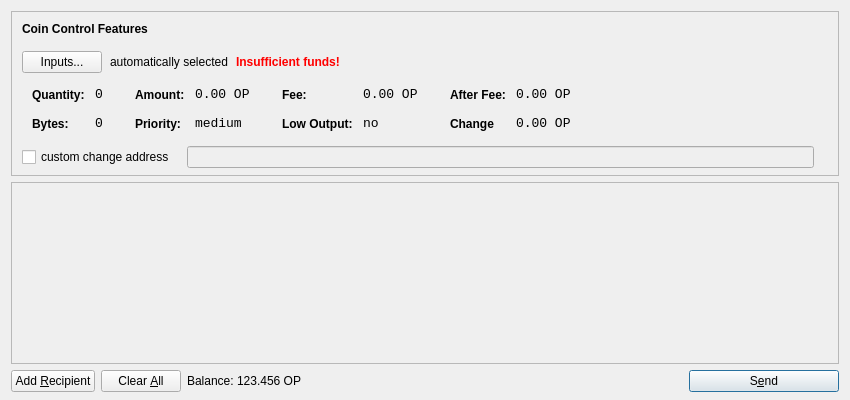
<?xml version="1.0" encoding="UTF-8"?>
<ui version="4.0">
 <class>SendCoinsDialog</class>
 <widget class="QDialog" name="SendCoinsDialog">
  <property name="geometry">
   <rect>
    <x>0</x>
    <y>0</y>
    <width>850</width>
    <height>400</height>
   </rect>
  </property>
  <property name="windowTitle">
   <string>Send Coins</string>
  </property>
  <layout class="QVBoxLayout" name="verticalLayout" stretch="0,1,0">
   <property name="bottomMargin">
    <number>8</number>
   </property>
   <item>
    <widget class="QFrame" name="frameCoinControl">
     <property name="sizePolicy">
      <sizepolicy hsizetype="Expanding" vsizetype="Expanding">
       <horstretch>0</horstretch>
       <verstretch>0</verstretch>
      </sizepolicy>
     </property>
     <property name="maximumSize">
      <size>
       <width>16777215</width>
       <height>16777215</height>
      </size>
     </property>
     <property name="frameShape">
      <enum>QFrame::StyledPanel</enum>
     </property>
     <property name="frameShadow">
      <enum>QFrame::Sunken</enum>
     </property>
     <layout class="QVBoxLayout" name="verticalLayoutCoinControl2">
      <property name="spacing">
       <number>-1</number>
      </property>
      <property name="leftMargin">
       <number>0</number>
      </property>
      <property name="topMargin">
       <number>0</number>
      </property>
      <property name="rightMargin">
       <number>0</number>
      </property>
      <property name="bottomMargin">
       <number>6</number>
      </property>
      <item>
       <layout class="QVBoxLayout" name="verticalLayoutCoinControl" stretch="0,0,0,0,1">
        <property name="spacing">
         <number>0</number>
        </property>
        <property name="leftMargin">
         <number>10</number>
        </property>
        <property name="topMargin">
         <number>10</number>
        </property>
        <item>
         <layout class="QHBoxLayout" name="horizontalLayoutCoinControl1">
          <property name="bottomMargin">
           <number>15</number>
          </property>
          <item>
           <widget class="QLabel" name="labelCoinControlFeatures">
            <property name="sizePolicy">
             <sizepolicy hsizetype="Preferred" vsizetype="Maximum">
              <horstretch>0</horstretch>
              <verstretch>0</verstretch>
             </sizepolicy>
            </property>
            <property name="font">
             <font>
              <weight>75</weight>
              <bold>true</bold>
             </font>
            </property>
            <property name="styleSheet">
             <string notr="true">font-weight:bold;</string>
            </property>
            <property name="text">
             <string>Coin Control Features</string>
            </property>
           </widget>
          </item>
         </layout>
        </item>
        <item>
         <layout class="QHBoxLayout" name="horizontalLayoutCoinControl2" stretch="0,0,0,0">
          <property name="spacing">
           <number>8</number>
          </property>
          <property name="bottomMargin">
           <number>10</number>
          </property>
          <item>
           <widget class="QPushButton" name="pushButtonCoinControl">
            <property name="styleSheet">
             <string notr="true"/>
            </property>
            <property name="text">
             <string>Inputs...</string>
            </property>
           </widget>
          </item>
          <item>
           <widget class="QLabel" name="labelCoinControlAutomaticallySelected">
            <property name="text">
             <string>automatically selected</string>
            </property>
            <property name="margin">
             <number>5</number>
            </property>
           </widget>
          </item>
          <item>
           <widget class="QLabel" name="labelCoinControlInsuffFunds">
            <property name="font">
             <font>
              <weight>75</weight>
              <bold>true</bold>
             </font>
            </property>
            <property name="styleSheet">
             <string notr="true">color:red;font-weight:bold;</string>
            </property>
            <property name="text">
             <string>Insufficient funds!</string>
            </property>
            <property name="margin">
             <number>5</number>
            </property>
           </widget>
          </item>
          <item>
           <spacer name="horizontalSpacerCoinControl">
            <property name="orientation">
             <enum>Qt::Horizontal</enum>
            </property>
            <property name="sizeHint" stdset="0">
             <size>
              <width>40</width>
              <height>1</height>
             </size>
            </property>
           </spacer>
          </item>
         </layout>
        </item>
        <item>
         <widget class="QWidget" name="widgetCoinControl" native="true">
          <property name="sizePolicy">
           <sizepolicy hsizetype="Preferred" vsizetype="Preferred">
            <horstretch>0</horstretch>
            <verstretch>0</verstretch>
           </sizepolicy>
          </property>
          <property name="minimumSize">
           <size>
            <width>0</width>
            <height>0</height>
           </size>
          </property>
          <property name="styleSheet">
           <string notr="true"/>
          </property>
          <layout class="QHBoxLayout" name="horizontalLayoutCoinControl5">
           <property name="margin">
            <number>0</number>
           </property>
           <item>
            <layout class="QHBoxLayout" name="horizontalLayoutCoinControl3" stretch="0,0,0,1">
             <property name="spacing">
              <number>20</number>
             </property>
             <property name="topMargin">
              <number>0</number>
             </property>
             <property name="bottomMargin">
              <number>10</number>
             </property>
             <item>
              <layout class="QFormLayout" name="formLayoutCoinControl1">
               <property name="horizontalSpacing">
                <number>10</number>
               </property>
               <property name="verticalSpacing">
                <number>14</number>
               </property>
               <property name="leftMargin">
                <number>10</number>
               </property>
               <property name="topMargin">
                <number>4</number>
               </property>
               <property name="rightMargin">
                <number>6</number>
               </property>
               <item row="0" column="0">
                <widget class="QLabel" name="labelCoinControlQuantityText">
                 <property name="styleSheet">
                  <string notr="true">font-weight:bold;</string>
                 </property>
                 <property name="text">
                  <string>Quantity:</string>
                 </property>
                 <property name="margin">
                  <number>0</number>
                 </property>
                </widget>
               </item>
               <item row="0" column="1">
                <widget class="QLabel" name="labelCoinControlQuantity">
                 <property name="font">
                  <font>
                   <family>Monospace</family>
                   <pointsize>10</pointsize>
                  </font>
                 </property>
                 <property name="cursor">
                  <cursorShape>IBeamCursor</cursorShape>
                 </property>
                 <property name="contextMenuPolicy">
                  <enum>Qt::ActionsContextMenu</enum>
                 </property>
                 <property name="text">
                  <string>0</string>
                 </property>
                 <property name="margin">
                  <number>0</number>
                 </property>
                 <property name="textInteractionFlags">
                  <set>Qt::LinksAccessibleByMouse|Qt::TextSelectableByKeyboard|Qt::TextSelectableByMouse</set>
                 </property>
                </widget>
               </item>
               <item row="1" column="0">
                <widget class="QLabel" name="labelCoinControlBytesText">
                 <property name="styleSheet">
                  <string notr="true">font-weight:bold;</string>
                 </property>
                 <property name="text">
                  <string>Bytes:</string>
                 </property>
                </widget>
               </item>
               <item row="1" column="1">
                <widget class="QLabel" name="labelCoinControlBytes">
                 <property name="font">
                  <font>
                   <family>Monospace</family>
                   <pointsize>10</pointsize>
                  </font>
                 </property>
                 <property name="cursor">
                  <cursorShape>IBeamCursor</cursorShape>
                 </property>
                 <property name="contextMenuPolicy">
                  <enum>Qt::ActionsContextMenu</enum>
                 </property>
                 <property name="text">
                  <string>0</string>
                 </property>
                 <property name="textInteractionFlags">
                  <set>Qt::LinksAccessibleByMouse|Qt::TextSelectableByKeyboard|Qt::TextSelectableByMouse</set>
                 </property>
                </widget>
               </item>
              </layout>
             </item>
             <item>
              <layout class="QFormLayout" name="formLayoutCoinControl2">
               <property name="horizontalSpacing">
                <number>10</number>
               </property>
               <property name="verticalSpacing">
                <number>14</number>
               </property>
               <property name="leftMargin">
                <number>6</number>
               </property>
               <property name="topMargin">
                <number>4</number>
               </property>
               <property name="rightMargin">
                <number>6</number>
               </property>
               <item row="0" column="0">
                <widget class="QLabel" name="labelCoinControlAmountText">
                 <property name="styleSheet">
                  <string notr="true">font-weight:bold;</string>
                 </property>
                 <property name="text">
                  <string>Amount:</string>
                 </property>
                 <property name="margin">
                  <number>0</number>
                 </property>
                </widget>
               </item>
               <item row="0" column="1">
                <widget class="QLabel" name="labelCoinControlAmount">
                 <property name="font">
                  <font>
                   <family>Monospace</family>
                   <pointsize>10</pointsize>
                  </font>
                 </property>
                 <property name="cursor">
                  <cursorShape>IBeamCursor</cursorShape>
                 </property>
                 <property name="contextMenuPolicy">
                  <enum>Qt::ActionsContextMenu</enum>
                 </property>
                 <property name="text">
                  <string>0.00 OP</string>
                 </property>
                 <property name="textInteractionFlags">
                  <set>Qt::LinksAccessibleByMouse|Qt::TextSelectableByKeyboard|Qt::TextSelectableByMouse</set>
                 </property>
                </widget>
               </item>
               <item row="1" column="0">
                <widget class="QLabel" name="labelCoinControlPriorityText">
                 <property name="styleSheet">
                  <string notr="true">font-weight:bold;</string>
                 </property>
                 <property name="text">
                  <string>Priority:</string>
                 </property>
                </widget>
               </item>
               <item row="1" column="1">
                <widget class="QLabel" name="labelCoinControlPriority">
                 <property name="font">
                  <font>
                   <family>Monospace</family>
                   <pointsize>10</pointsize>
                  </font>
                 </property>
                 <property name="cursor">
                  <cursorShape>IBeamCursor</cursorShape>
                 </property>
                 <property name="contextMenuPolicy">
                  <enum>Qt::ActionsContextMenu</enum>
                 </property>
                 <property name="text">
                  <string>medium</string>
                 </property>
                 <property name="textInteractionFlags">
                  <set>Qt::LinksAccessibleByMouse|Qt::TextSelectableByKeyboard|Qt::TextSelectableByMouse</set>
                 </property>
                </widget>
               </item>
              </layout>
             </item>
             <item>
              <layout class="QFormLayout" name="formLayoutCoinControl3">
               <property name="horizontalSpacing">
                <number>10</number>
               </property>
               <property name="verticalSpacing">
                <number>14</number>
               </property>
               <property name="leftMargin">
                <number>6</number>
               </property>
               <property name="topMargin">
                <number>4</number>
               </property>
               <property name="rightMargin">
                <number>6</number>
               </property>
               <item row="0" column="0">
                <widget class="QLabel" name="labelCoinControlFeeText">
                 <property name="styleSheet">
                  <string notr="true">font-weight:bold;</string>
                 </property>
                 <property name="text">
                  <string>Fee:</string>
                 </property>
                 <property name="margin">
                  <number>0</number>
                 </property>
                </widget>
               </item>
               <item row="0" column="1">
                <widget class="QLabel" name="labelCoinControlFee">
                 <property name="font">
                  <font>
                   <family>Monospace</family>
                   <pointsize>10</pointsize>
                  </font>
                 </property>
                 <property name="cursor">
                  <cursorShape>IBeamCursor</cursorShape>
                 </property>
                 <property name="contextMenuPolicy">
                  <enum>Qt::ActionsContextMenu</enum>
                 </property>
                 <property name="text">
                  <string>0.00 OP</string>
                 </property>
                 <property name="textInteractionFlags">
                  <set>Qt::LinksAccessibleByMouse|Qt::TextSelectableByKeyboard|Qt::TextSelectableByMouse</set>
                 </property>
                </widget>
               </item>
               <item row="1" column="0">
                <widget class="QLabel" name="labelCoinControlLowOutputText">
                 <property name="styleSheet">
                  <string notr="true">font-weight:bold;</string>
                 </property>
                 <property name="text">
                  <string>Low Output:</string>
                 </property>
                </widget>
               </item>
               <item row="1" column="1">
                <widget class="QLabel" name="labelCoinControlLowOutput">
                 <property name="font">
                  <font>
                   <family>Monospace</family>
                   <pointsize>10</pointsize>
                  </font>
                 </property>
                 <property name="cursor">
                  <cursorShape>IBeamCursor</cursorShape>
                 </property>
                 <property name="contextMenuPolicy">
                  <enum>Qt::ActionsContextMenu</enum>
                 </property>
                 <property name="text">
                  <string>no</string>
                 </property>
                 <property name="textInteractionFlags">
                  <set>Qt::LinksAccessibleByMouse|Qt::TextSelectableByKeyboard|Qt::TextSelectableByMouse</set>
                 </property>
                </widget>
               </item>
              </layout>
             </item>
             <item>
              <layout class="QFormLayout" name="formLayoutCoinControl4">
               <property name="horizontalSpacing">
                <number>10</number>
               </property>
               <property name="verticalSpacing">
                <number>14</number>
               </property>
               <property name="leftMargin">
                <number>6</number>
               </property>
               <property name="topMargin">
                <number>4</number>
               </property>
               <property name="rightMargin">
                <number>6</number>
               </property>
               <item row="0" column="0">
                <widget class="QLabel" name="labelCoinControlAfterFeeText">
                 <property name="styleSheet">
                  <string notr="true">font-weight:bold;</string>
                 </property>
                 <property name="text">
                  <string>After Fee:</string>
                 </property>
                 <property name="margin">
                  <number>0</number>
                 </property>
                </widget>
               </item>
               <item row="0" column="1">
                <widget class="QLabel" name="labelCoinControlAfterFee">
                 <property name="font">
                  <font>
                   <family>Monospace</family>
                   <pointsize>10</pointsize>
                  </font>
                 </property>
                 <property name="cursor">
                  <cursorShape>IBeamCursor</cursorShape>
                 </property>
                 <property name="contextMenuPolicy">
                  <enum>Qt::ActionsContextMenu</enum>
                 </property>
                 <property name="text">
                  <string>0.00 OP</string>
                 </property>
                 <property name="textInteractionFlags">
                  <set>Qt::LinksAccessibleByMouse|Qt::TextSelectableByKeyboard|Qt::TextSelectableByMouse</set>
                 </property>
                </widget>
               </item>
               <item row="1" column="0">
                <widget class="QLabel" name="labelCoinControlChangeText">
                 <property name="styleSheet">
                  <string notr="true">font-weight:bold;</string>
                 </property>
                 <property name="text">
                  <string>Change</string>
                 </property>
                </widget>
               </item>
               <item row="1" column="1">
                <widget class="QLabel" name="labelCoinControlChange">
                 <property name="font">
                  <font>
                   <family>Monospace</family>
                   <pointsize>10</pointsize>
                  </font>
                 </property>
                 <property name="cursor">
                  <cursorShape>IBeamCursor</cursorShape>
                 </property>
                 <property name="contextMenuPolicy">
                  <enum>Qt::ActionsContextMenu</enum>
                 </property>
                 <property name="text">
                  <string>0.00 OP</string>
                 </property>
                 <property name="textInteractionFlags">
                  <set>Qt::LinksAccessibleByMouse|Qt::TextSelectableByKeyboard|Qt::TextSelectableByMouse</set>
                 </property>
                </widget>
               </item>
              </layout>
             </item>
            </layout>
           </item>
          </layout>
         </widget>
        </item>
        <item>
         <layout class="QHBoxLayout" name="horizontalLayoutCoinControl4" stretch="0,0,0">
          <property name="spacing">
           <number>12</number>
          </property>
          <property name="sizeConstraint">
           <enum>QLayout::SetDefaultConstraint</enum>
          </property>
          <property name="topMargin">
           <number>5</number>
          </property>
          <property name="rightMargin">
           <number>5</number>
          </property>
          <item>
           <widget class="QCheckBox" name="checkBoxCoinControlChange">
            <property name="text">
             <string>custom change address</string>
            </property>
           </widget>
          </item>
          <item>
           <widget class="QLineEdit" name="lineEditCoinControlChange">
            <property name="enabled">
             <bool>false</bool>
            </property>
            <property name="sizePolicy">
             <sizepolicy hsizetype="Expanding" vsizetype="Fixed">
              <horstretch>0</horstretch>
              <verstretch>0</verstretch>
             </sizepolicy>
            </property>
           </widget>
          </item>
          <item>
           <widget class="QLabel" name="labelCoinControlChangeLabel">
            <property name="sizePolicy">
             <sizepolicy hsizetype="Preferred" vsizetype="Expanding">
              <horstretch>0</horstretch>
              <verstretch>0</verstretch>
             </sizepolicy>
            </property>
            <property name="minimumSize">
             <size>
              <width>0</width>
              <height>0</height>
             </size>
            </property>
            <property name="text">
             <string/>
            </property>
            <property name="margin">
             <number>3</number>
            </property>
           </widget>
          </item>
         </layout>
        </item>
        <item>
         <spacer name="verticalSpacerCoinControl">
          <property name="orientation">
           <enum>Qt::Vertical</enum>
          </property>
          <property name="sizeHint" stdset="0">
           <size>
            <width>800</width>
            <height>1</height>
           </size>
          </property>
         </spacer>
        </item>
       </layout>
      </item>
     </layout>
    </widget>
   </item>
   <item>
    <widget class="QScrollArea" name="scrollArea">
     <property name="widgetResizable">
      <bool>true</bool>
     </property>
     <widget class="QWidget" name="scrollAreaWidgetContents">
      <property name="geometry">
       <rect>
        <x>0</x>
        <y>0</y>
        <width>830</width>
        <height>165</height>
       </rect>
      </property>
      <layout class="QVBoxLayout" name="verticalLayout_2">
       <property name="margin">
        <number>0</number>
       </property>
       <item>
        <layout class="QVBoxLayout" name="entries">
         <property name="spacing">
          <number>6</number>
         </property>
        </layout>
       </item>
       <item>
        <spacer name="verticalSpacer">
         <property name="orientation">
          <enum>Qt::Vertical</enum>
         </property>
         <property name="sizeHint" stdset="0">
          <size>
           <width>20</width>
           <height>40</height>
          </size>
         </property>
        </spacer>
       </item>
      </layout>
     </widget>
    </widget>
   </item>
   <item>
    <layout class="QHBoxLayout" name="horizontalLayout">
     <item>
      <widget class="QPushButton" name="addButton">
       <property name="toolTip">
        <string>Send to multiple recipients at once</string>
       </property>
       <property name="text">
        <string>Add &amp;Recipient</string>
       </property>
       <property name="autoDefault">
        <bool>false</bool>
       </property>
      </widget>
     </item>
     <item>
      <widget class="QPushButton" name="clearButton">
       <property name="sizePolicy">
        <sizepolicy hsizetype="Minimum" vsizetype="Fixed">
         <horstretch>0</horstretch>
         <verstretch>0</verstretch>
        </sizepolicy>
       </property>
       <property name="toolTip">
        <string>Remove all transaction fields</string>
       </property>
       <property name="text">
        <string>Clear &amp;All</string>
       </property>
       <property name="autoRepeatDelay">
        <number>300</number>
       </property>
       <property name="autoDefault">
        <bool>false</bool>
       </property>
      </widget>
     </item>
     <item>
      <layout class="QHBoxLayout" name="horizontalLayout_2">
       <property name="spacing">
        <number>3</number>
       </property>
       <item>
        <widget class="QLabel" name="label">
         <property name="sizePolicy">
          <sizepolicy hsizetype="Preferred" vsizetype="Fixed">
           <horstretch>0</horstretch>
           <verstretch>0</verstretch>
          </sizepolicy>
         </property>
         <property name="text">
          <string>Balance:</string>
         </property>
        </widget>
       </item>
       <item>
        <widget class="QLabel" name="labelBalance">
         <property name="sizePolicy">
          <sizepolicy hsizetype="Preferred" vsizetype="Fixed">
           <horstretch>0</horstretch>
           <verstretch>0</verstretch>
          </sizepolicy>
         </property>
         <property name="cursor">
          <cursorShape>IBeamCursor</cursorShape>
         </property>
         <property name="text">
          <string>123.456 OP</string>
         </property>
         <property name="textInteractionFlags">
          <set>Qt::LinksAccessibleByMouse|Qt::TextSelectableByKeyboard|Qt::TextSelectableByMouse</set>
         </property>
        </widget>
       </item>
      </layout>
     </item>
     <item>
      <spacer name="horizontalSpacer">
       <property name="orientation">
        <enum>Qt::Horizontal</enum>
       </property>
       <property name="sizeHint" stdset="0">
        <size>
         <width>40</width>
         <height>20</height>
        </size>
       </property>
      </spacer>
     </item>
     <item>
      <widget class="QPushButton" name="sendButton">
       <property name="minimumSize">
        <size>
         <width>150</width>
         <height>0</height>
        </size>
       </property>
       <property name="toolTip">
        <string>Confirm the send action</string>
       </property>
       <property name="text">
        <string>S&amp;end</string>
       </property>
       <property name="icon">
        <iconset resource="../bitcoin.qrc">
         <normaloff>:/icons/send</normaloff>:/icons/send</iconset>
       </property>
       <property name="default">
        <bool>true</bool>
       </property>
      </widget>
     </item>
    </layout>
   </item>
  </layout>
 </widget>
 <resources>
  <include location="../bitcoin.qrc"/>
 </resources>
 <connections/>
</ui>
